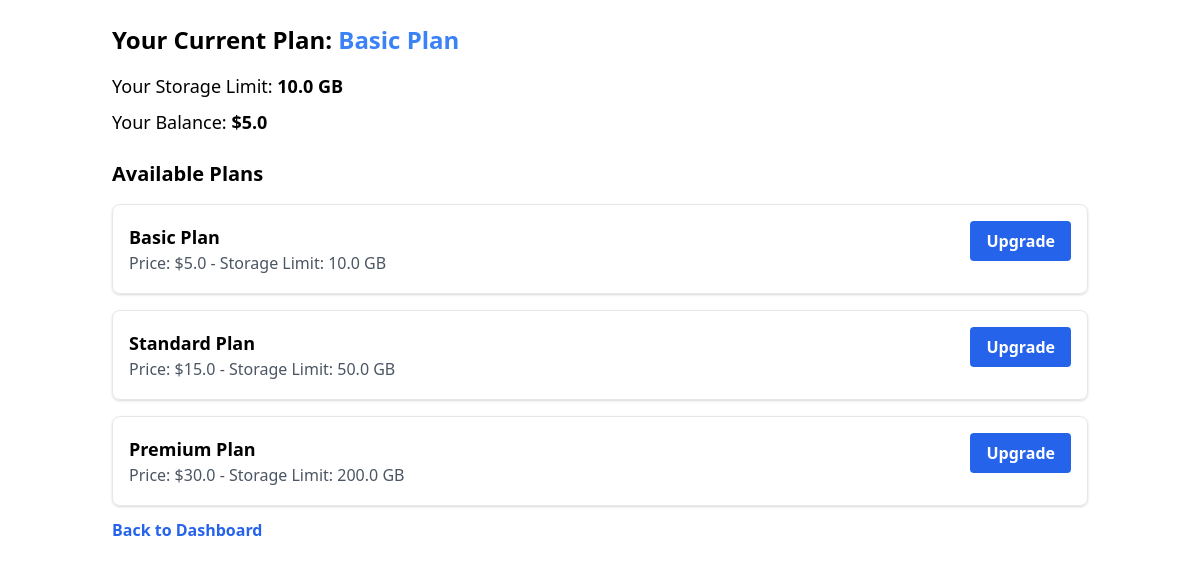
Page /plans (signed in) on the committed database.
### models.py (models this page shows, shortened)
class StoragePlan(db.Model):
    id = db.Column(db.Integer, primary_key=True)
    name = db.Column(db.String(150), nullable=False)
    price = db.Column(db.Float, nullable=False)
    storage_limit = db.Column(db.Float, nullable=False)

class User(db.Model, UserMixin):
    id = db.Column(db.Integer, primary_key=True)
    username = db.Column(db.String(150), nullable=False, unique=True)
    email = db.Column(db.String(150), unique=True, nullable=False)
    password = db.Column(db.String(150), nullable=False)
    balance = db.Column(db.Float, default=0.0)
    storage_plan_id = db.Column(db.Integer, db.ForeignKey('storage_plan.id'), nullable=False)
    storage_limit = db.Column(db.Float, default=0.0)
    storage_plan = db.relationship('StoragePlan', backref='users')

### app.py (the view)
@app.route('/plans')
def plans():
    plans = StoragePlan.query.all()  # Get all storage plans
    return render_template('plans.html', plans=plans)

### app.py (called while the page is built)
@login_manager.user_loader
def load_user(user_id):
    return User.query.get(int(user_id))

### templates/plans.html
<div class="container mx-auto p-6">
    <link href="https://cdn.jsdelivr.net/npm/tailwindcss@2.2.19/dist/tailwind.min.css" rel="stylesheet">
    <h2 class="text-2xl font-bold mb-4">Your Current Plan: <span class="text-blue-500">{{ current_user.storage_plan.name }}</span></h2>
    <p class="text-lg mb-2">Your Storage Limit: <span class="font-semibold">{{ current_user.storage_limit }} GB</span></p>
    <p class="text-lg mb-6">Your Balance: <span class="font-semibold">${{ current_user.balance }}</span></p>
    <h3 class="text-xl font-semibold mb-4">Available Plans</h3>
    <ul class="space-y-4">
        {% for plan in plans %}
        <li class="flex justify-between items-center p-4 border rounded-lg shadow hover:shadow-lg transition duration-300 ease-in-out hover:bg-gray-100">
            <div>
                <h4 class="text-lg font-bold">{{ plan.name }}</h4>
                <p class="text-gray-600">Price: ${{ plan.price }} - Storage Limit: {{ plan.storage_limit }} GB</p>
            </div>
            <form action="{{ url_for('upgrade_plan', plan_id=plan.id) }}" method="post">
                <button type="submit" class="bg-blue-600 text-white font-semibold py-2 px-4 rounded hover:bg-blue-700 transition duration-200 transform hover:scale-105">
                    Upgrade
                </button>
            </form>
        </li>
        {% endfor %}
    </ul>
    <a href="{{ url_for('dashboard') }}" class="block mt-3 text-blue-600 hover:underline font-semibold hover:text-blue-800 transition duration-200">
        Back to Dashboard
    </a>
</div>

### rows in the picture
StoragePlan: storage_plan.name "Basic Plan", name "Basic Plan", price "5.0", storage_limit "10.0"
User: storage_limit "10.0", balance "5.0"
StoragePlan: name "Standard Plan", price "15.0", storage_limit "50.0"
StoragePlan: name "Premium Plan", price "30.0", storage_limit "200.0"
